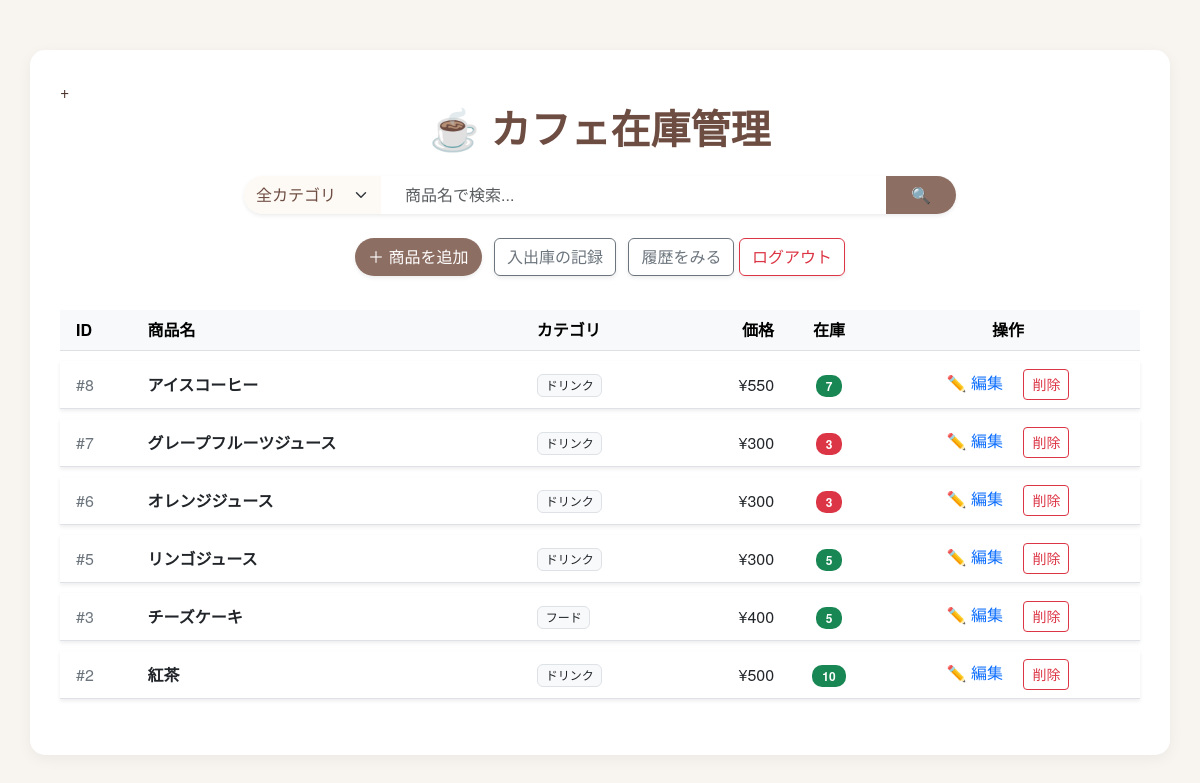
Page / (signed in) on the earlier database version.
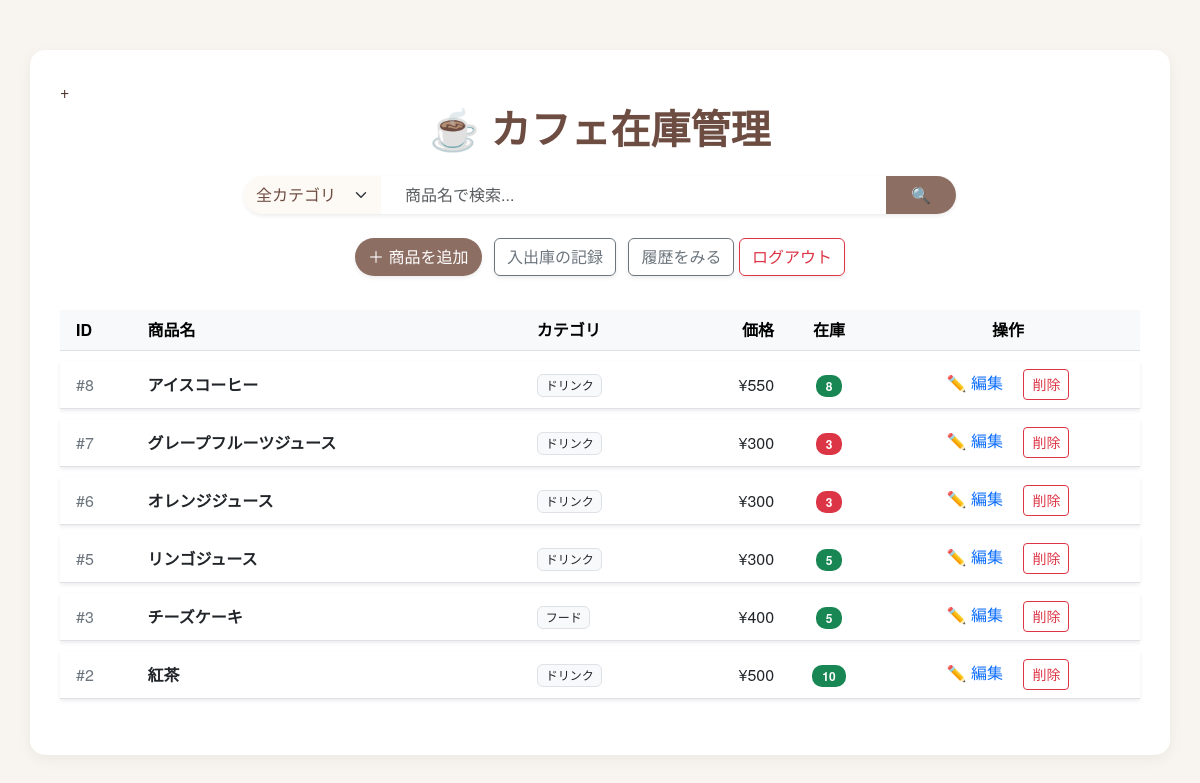
Same page on the later database version.
### tables this page shows
CREATE TABLE products (
    id INTEGER PRIMARY KEY AUTOINCREMENT,
    name TEXT NOT NULL,
    price INTEGER,
    stock INTEGER
, category TEXT DEFAULT '未分類');

### app.py (the view)
@app.route('/')
@login_required
def index():
    search_query = request.args.get('search', '')
    category_query = request.args.get('category', '')
    conn = get_db_connection()
    query = 'SELECT * FROM products WHERE 1=1'
    params = []
    if search_query:
        query += ' AND name LIKE ?'
        params.append(f'%{search_query}%')
    if category_query:
        query += ' AND category = ?'
        params.append(category_query)
    query += ' ORDER BY id DESC'
    products = conn.execute(query, params).fetchall()
    conn.close()
    return render_template('index.html',
                           products=products,
                           search_query=search_query,
                           category_query=category_query)

### app.py (called while the page is built)
@login_manager.user_loader
def load_user(user_id):
    return User(user_id)

def get_db_connection():
    conn = sqlite3.connect('database/cafe_management.db')
    conn.row_factory = sqlite3.Row
    return conn

### templates/index.html (shortened to what this page needs)
<!DOCTYPE html>
<html>
<head>
    <link href="https://cdn.jsdelivr.net/npm/bootstrap@5.3.0/dist/css/bootstrap.min.css" rel="stylesheet">
</head>
<body>
    <div class="container">+
        <h1 class="text-center mb-4" style="color: #6d4c41; font-weight: bold;">☕ カフェ在庫管理</h1>
        <div class="row justify-content-center mb-4">
            <div class="col-md-8">
                <form action="/" method="get" class="d-flex shadow-sm" style="border-radius: 25px; overflow: hidden; background: white;">
                    <select name="category" class="form-select border-0" style="width: 150px; background-color: #fdfaf5; color: #6d4c41; border-radius: 0;">
                        <option value="">全カテゴリ</option>
                    </select>
                    <input type="text" name="search" class="form-control border-0 px-4"
                           placeholder="商品名で検索..." value="{{ search_query }}">
                    <button type="submit" class="btn btn-cafe px-4" style="border-radius: 0;">🔍</button>
                </form>
            </div>
        </div>
        <div class="text-center mb-4">
            <a href="/create" class="btn btn-cafe shadow-sm me-2">＋ 商品を追加</a>
            <a href="/stock" class="btn btn-outline-secondary shadow-sm me-2">入出庫の記録</a>
            <a href="/history" class="btn btn-outline-secondary shadow-sm">履歴をみる</a>
           <a href="/logout" class="btn btn-outline-danger shadow-sm">ログアウト</a>
        </div>
        <table class="table align-middle">
            <thead class="table-light">
                <tr>
                    <th class="ps-3">ID</th>
                    <th>商品名</th>
                    <th>カテゴリ</th> <th class="text-end">価格</th>
                    <th class="text-center">在庫</th>
                    <th class="text-center">操作</th>
                </tr>
            </thead>
            <tbody>
                {% for product in products %}
                <tr class="shadow-sm">
                    <td class="ps-3 text-secondary">#{{ product.id }}</td>
                    <td class="fw-bold">{{ product.name }}</td>
                    <td><span class="badge bg-light text-dark border fw-normal">{{ product.category }}</span></td>
                    <td class="text-end">¥{{ product.price }}</td>
                    <td class="text-center">
                        <span class="badge {{ 'bg-danger' if product.stock <= 3 else 'bg-success' }} badge-stock">
                            {{ product.stock }}
                        </span>
                    </td>
                    <td class="text-center">
                        <a href="{{ url_for('edit', id=product.id) }}" class="text-decoration-none me-3">✏️ 編集</a>
<button type="button" class="btn btn-sm btn-outline-danger" onclick="confirmDelete('{{ product.id }}', '{{ product.name }}')">
    削除
</button>
                    </td>
                </tr>
                {% endfor %}
            </tbody>
        </table>
    </div>
</body>
</html>

Differences in the rows shown:
changed products "アイスコーヒー": stock "7" → "8"
